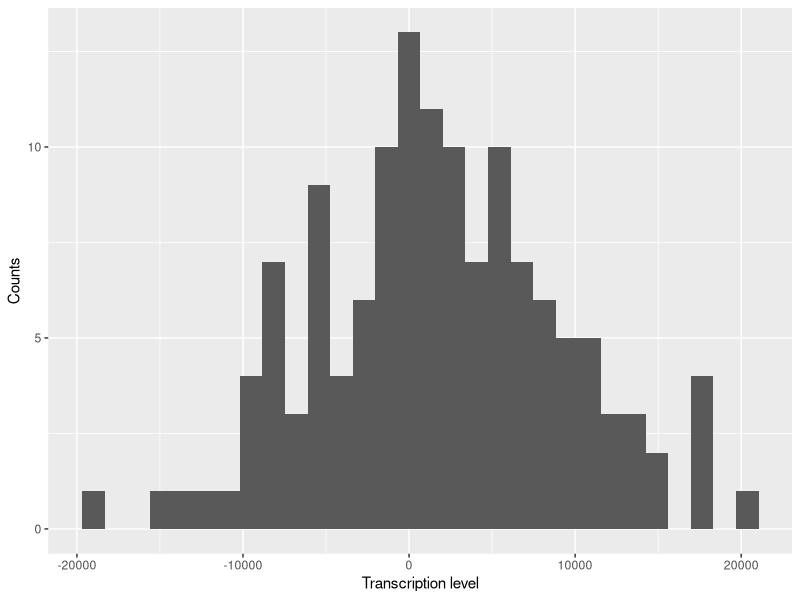
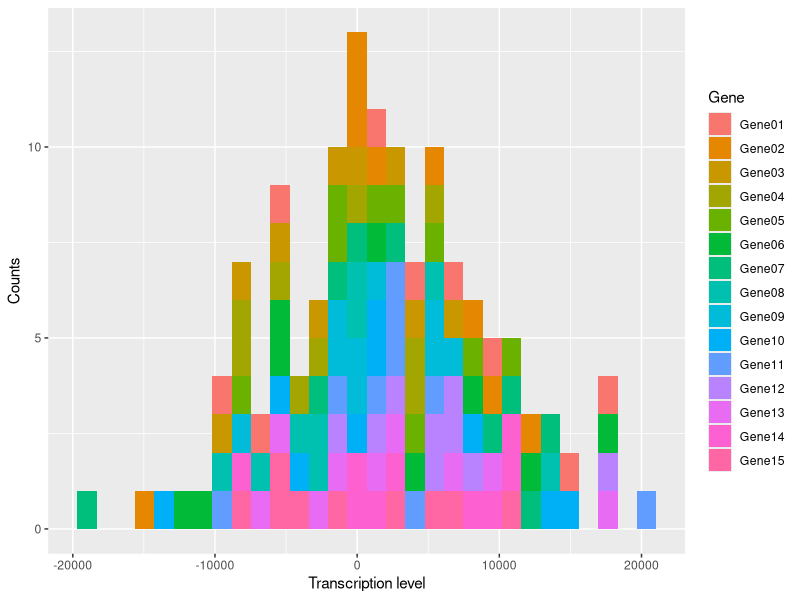
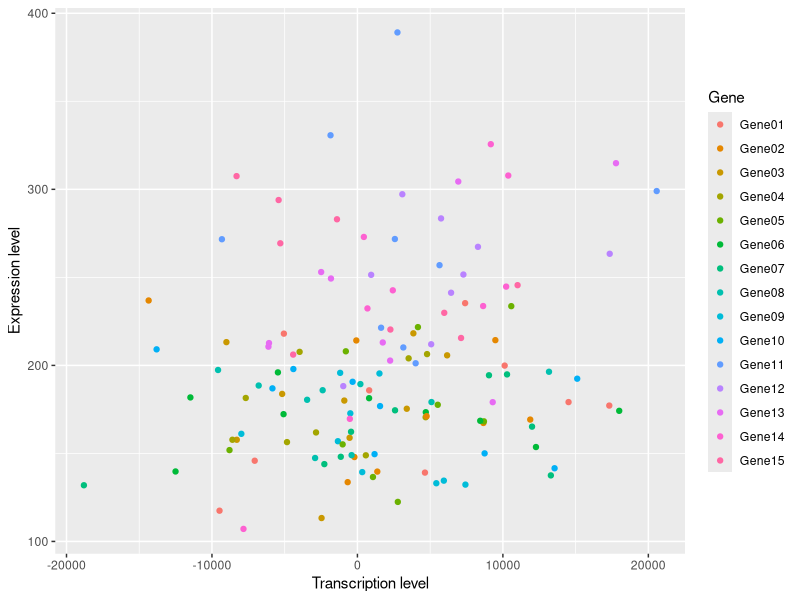
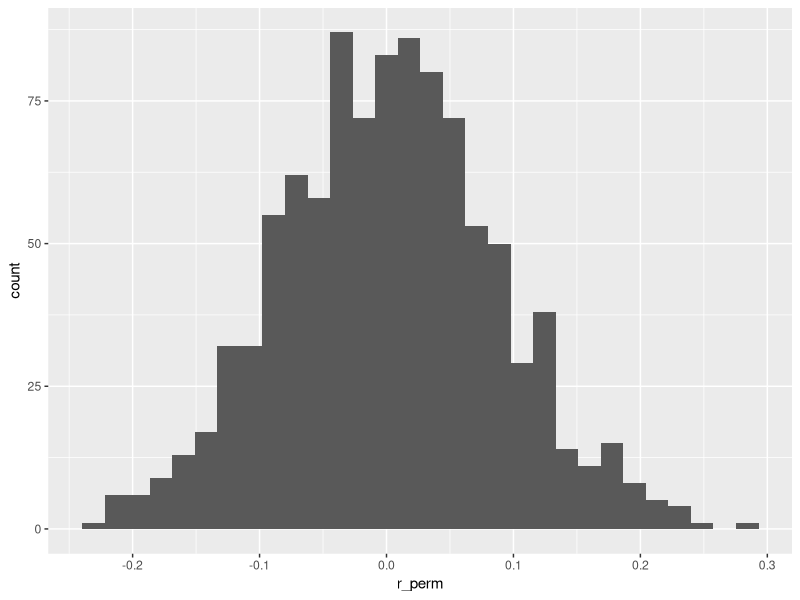
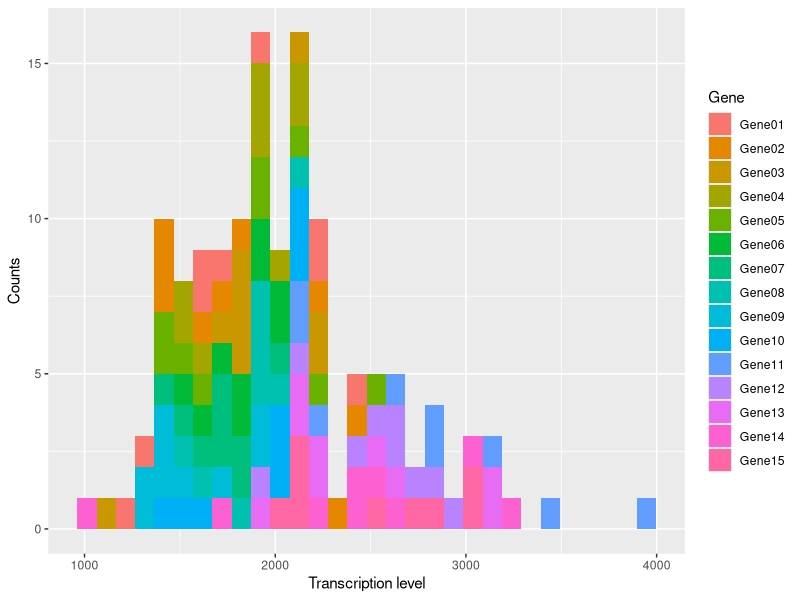
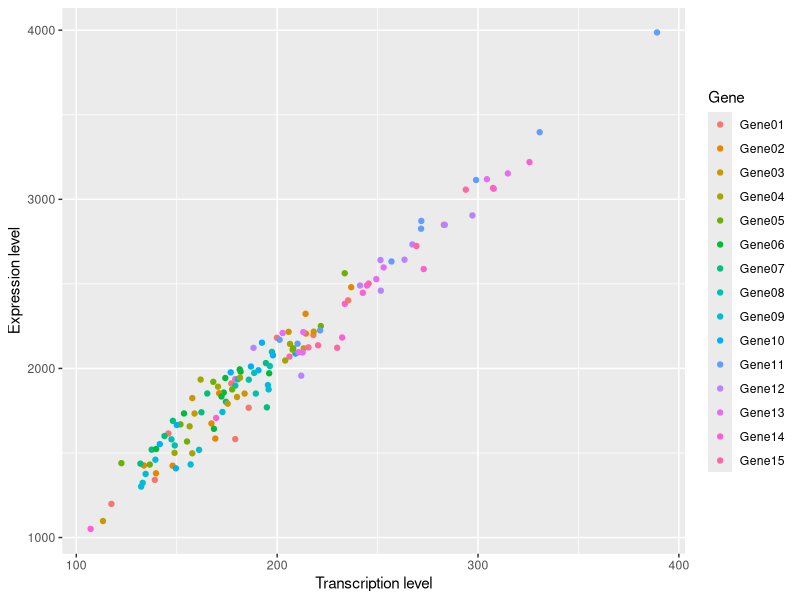
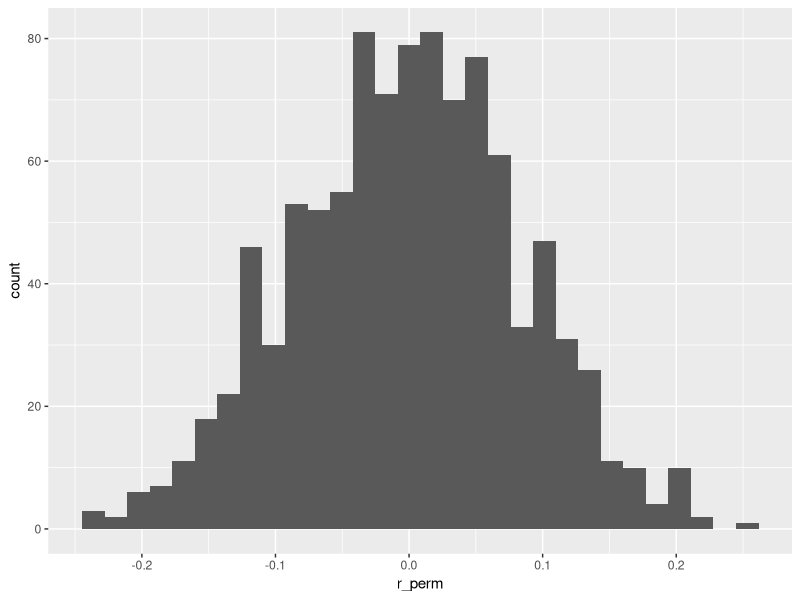

Write R code to recreate these figures, in order.
## ---- chunk 1

knitr::opts_chunk$set(echo = TRUE)

library(ggplot2) # plotting library

## ---- chunk 2

# using the read.csv() command import the GeneExpressionData.csv file
dummydata <- read.csv("GeneExpressionData.csv", header = TRUE, sep = ",")

# notice that the data is in long form.
View(dummydata)

## ---- chunk 3

# use ggplot to make a histogram to view the distribution of petal.length values
ggplot(data = dummydata, aes(x = MeanCountsTranscript)) +
  geom_histogram() +
  labs(x = "Transcription level",
       y = "Counts") 

# add a fill color to distinguish between species
ggplot(data = dummydata, aes(x = MeanCountsTranscript, fill = GeneNames)) +
  geom_histogram() +
  labs(x = "Transcription level",
       y = "Counts") +
  scale_fill_discrete(name = "Gene")

# use ggplot to create a scatter plot comparing petal width and petal
# length for the species

# use scale_color_discreet to edit the name and labels for your legend
ggplot(data = dummydata, aes(x = MeanCountsTranscript, y = MeanCounts, color = GeneNames)) +
  geom_point() +
  labs(x = "Transcription level",
       y = "Expression level") +
  scale_color_discrete(name = "Gene")

## ---- chunk 4

# cor() function to calculate the correlation coefficient
cor(dummydata$MeanCountsTranscript, dummydata$MeanCounts, # Variables between which we want to measure the association
    method = c("pearson") # Method
    ) 

## ---- chunk 5

# cor.test() function to calculate the correlation coefficient
# and the associated confidence interval
cor.test(dummydata$MeanCountsTranscript, dummydata$MeanCounts, # Variables between which we want to measure the association
         method = "pearson" # Method
         )

## ---- chunk 6

# cor() function to calculate the correlation coefficient
cor(dummydata$MeanCountsTranscript, dummydata$MeanCounts, # Variables between which we want to measure the association
    method = c("spearman") # Method
    ) 

# cor.test() function to calculate the correlation coefficient
# and the associated confidence interval
cor.test(dummydata$MeanCountsTranscript, dummydata$MeanCounts, # Variables between which we want to measure the association
         method = "spearman" # Method
         )

## ---- chunk 7

# Histogram of MeanActivity, colored by GeneNames
# Make sure the axis names and legend are explicit



# Scatter plot of MeanActivity ~ MeanCounts, colored by GenesNames
# Make sure the axis names and legend are explicit



# Pearson's correlation



# Spearman's ranked correlation



# Notice the difference (or not) between the outcome of the two tests


# Interpretation
print('This analysis suggest that gene expression levels and protein activity levels are / are not correlated. Hence, gene expression level is / is not a good predictor of protein activity.')

## ---- chunk 8

my_perm_corr_test = function(x, y, iter = 1000) {
  r_perm = array(dim = iter)
  for (i in 1:iter) { # seq(iter) same as 1:iter
    r_perm[i] = cor(x, sample(y))
  }
  r_real = cor(x, y)
  r_perm_abs = abs(r_perm)
  r_real_abs = abs(r_real)
  bigger_thans = r_real_abs > r_perm_abs
  p_grater_thans = mean(bigger_thans)
  pval = 1 - p_grater_thans
  rtn = list("r_perm" = r_perm,
             "pval" = pval,
             "r_real" = r_real)
  return(rtn)
}

## ---- chunk 9

# Execute the my_perm_corr_test() function
prmtst = my_perm_corr_test(dummydata$MeanCountsTranscript, dummydata$MeanCounts, iter = 1000)

# Visualize the distribution of the permutations
# The output of our permutation function is not a data frame so we must
# convert it to a data frame to plot in ggplot
ggplot(data.frame(prmtst), aes(r_perm)) +
  geom_histogram()

# Print the calculated p-value and correlation coefficient
prmtst$pval
prmtst$r_real 

## ---- chunk 10

# Execute the my_perm_corr_test() function



# Visualize the distribution of the permutations



# Print the calculated p-value and correlation coefficient



# Interpretation
print('This analysis suggest that gene expression levels and protein activity levels are / are not correlated. Hence, gene expression level is / is not a good predictor of protein activity.')

## ---- chunk 11

# Histogram of MeanActivity, colored by GeneNames
# Make sure the axis names and legend are explicit
ggplot(data = dummydata, aes(x = MeanActivity, fill = GeneNames)) +
  geom_histogram() +
  labs(x = "Transcription level",
       y = "Counts") +
  scale_fill_discrete(name = "Gene")

# Scatter plot of MeanActivity ~ MeanCounts, colored by GenesNames
# Make sure the axis names and legend are explicit
ggplot(data = dummydata, aes(x = MeanCounts, y = MeanActivity, color = GeneNames)) +
  geom_point() +
  labs(x = "Transcription level",
       y = "Expression level") +
  scale_color_discrete(name = "Gene")

# Pearson's correlation
cor.test(dummydata$MeanCounts, dummydata$MeanActivity, 
         method = "pearson" 
         )

# Spearman's ranked correlation
cor.test(dummydata$MeanCounts, dummydata$MeanActivity, 
         method = "spearman" 
         )

# We prefer the function cor.test because it also report the confidence interval
# of the correlation coefficient

# Notice the difference (or not) between the outcome of the two tests

# Interpretation
print('This analysis suggest that gene expression levels and protein activity levels are correlated. Hence, gene expression level is a good predictor of protein activity.')

## ---- chunk 12

# Execute the my_perm_corr_test() function
prmtst = my_perm_corr_test(dummydata$MeanActivity, dummydata$MeanCounts, iter = 1000)

# Visualize the distribution of the permutations
ggplot(data.frame(prmtst), aes(r_perm)) +
  geom_histogram()

# Print the calculated p-value and correlation coefficient
prmtst$pval
prmtst$r_real 

# Interpretation
print('This analysis suggest that gene expression levels and protein activity levels are correlated. Hence, gene expression level is a good predictor of protein activity.')
